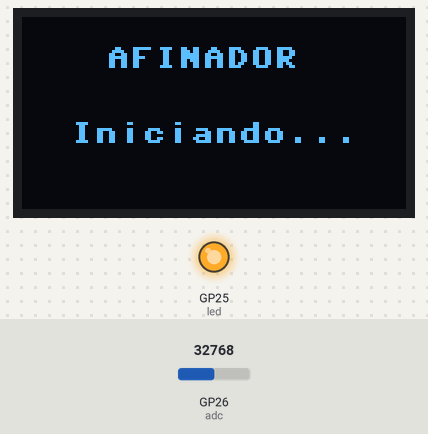
A program run on a simulated Raspberry Pi Pico running MicroPython. On the bench: 128×64 one-colour display, output pins drawn as LEDs (lit = HIGH). The test bench sets the inputs (shaded band); at power-on: GP26 (adc) = 32768 (analog values on the 0–65535 scale). What the program prints to the serial console is not drawn.

Above: at 0.1 s.
At 2.5 s:
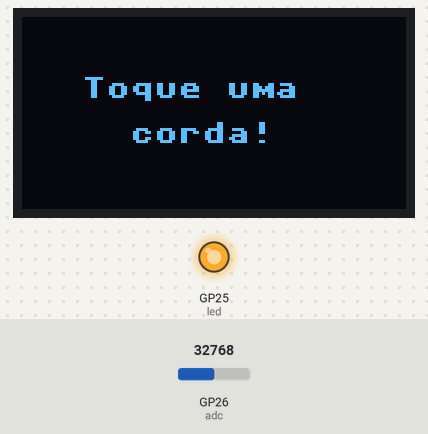
2.6 s: GP26 (adc) set to 33456
At 5.7 s:
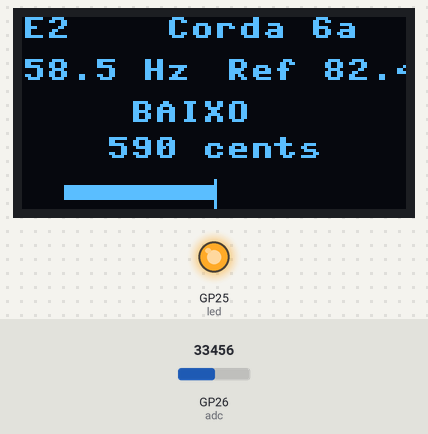
Timing chart, 0 to 7.2 s (numbered marks = the images above; inputs shaded):
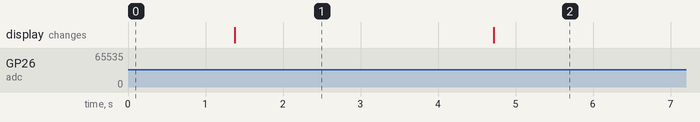

The program:

main.py
```python
import math
import time
import gc
import array
import framebuf
from machine import ADC, Pin, SoftI2C


# ===================================================================
# SSD1306 EMBUTIDO
# ===================================================================
class SSD1306_I2C:
    def __init__(self, width, height, i2c, addr=0x3C):
        self.width = width
        self.height = height
        self.i2c = i2c
        self.addr = addr
        self.pages = height // 8
        self.buffer = bytearray(self.pages * width)
        self.framebuf = framebuf.FrameBuffer(
            self.buffer, width, height, framebuf.MONO_VLSB)
        self._cmd = bytearray(2)
        self._head = bytearray(b'\x40')
        self._init()

    def _wc(self, c):
        self._cmd[0] = 0x80
        self._cmd[1] = c
        self.i2c.writeto(self.addr, self._cmd)

    def _init(self):
        for c in (
            0xAE, 0x20, 0x00, 0x40, 0xA1, 0xC8,
            0xA8, self.height - 1, 0xD3, 0x00,
            0xDA, 0x02 if self.height == 32 else 0x12,
            0xD5, 0x80, 0xD9, 0xF1, 0xDB, 0x30,
            0x81, 0xFF, 0xA4, 0xA6, 0x8D, 0x14, 0xAF,
        ):
            self._wc(c)
        self.fill(0)
        self.show()

    def show(self):
        self._wc(0x21); self._wc(0); self._wc(self.width - 1)
        self._wc(0x22); self._wc(0); self._wc(self.pages - 1)
        self.i2c.writevto(self.addr, [self._head, self.buffer])

    def fill(self, c):          self.framebuf.fill(c)
    def text(self, s, x, y, c=1): self.framebuf.text(s, x, y, c)
    def hline(self, x, y, w, c):  self.framebuf.hline(x, y, w, c)
    def vline(self, x, y, h, c):  self.framebuf.vline(x, y, h, c)
    def fill_rect(self, x, y, w, h, c): self.framebuf.fill_rect(x, y, w, h, c)
    def rect(self, x, y, w, h, c): self.framebuf.rect(x, y, w, h, c)

    def off(self):
        self.fill(0)
        self.show()
        self._wc(0xAE)


# ===================================================================
# CONSTANTES
# ===================================================================
# CONSTANTES — AJUSTE AQUI
# ===================================================================

# --- AMOSTRAGEM ---
# Quantas leituras do ADC por segundo.
# Maior = captura mais rapido, mas gasta mais CPU.
# Precisa ser pelo menos 2x a maior frequencia que quer detectar (Nyquist).
# Ex: pra 500 Hz, minimo 1000. Recomendado: 4000-8000.
SAMPLE_RATE = 4000

# Quantas amostras por medicao. TEM QUE SER POTENCIA DE 2 (512, 1024, 2048, 4096).
# Maior = melhor precisao de frequencia, mas usa mais RAM e demora mais.
# 1024 = ~43KB RAM, resolucao ~7.8 Hz (com SR=8000)
# 2048 = ~86KB RAM, resolucao ~3.9 Hz (com SR=8000) <-- recomendado
# 4096 = ~172KB RAM, resolucao ~1.95 Hz (pode faltar RAM)
N = 2048

# Intervalo entre leituras do ADC em microsegundos.
# = 1_000_000 / SAMPLE_RATE. Se mudar SAMPLE_RATE, mude isso tambem.
SAMPLE_INTERVAL_US = 1_000_000 // SAMPLE_RATE  # 125 us pra 8000 Hz

# Resolucao de frequencia da FFT em Hz.
# = SAMPLE_RATE / N. Calculado automaticamente.
FREQ_RES = SAMPLE_RATE / N

# --- FAIXA DE FREQUENCIA ---
# Faixa de busca da FFT em Hz. So procura pico nessa faixa.
# BIN_MIN = frequencia minima (Hz). E2 = 82 Hz, entao 60 Hz da margem.
# BIN_MAX = frequencia maxima (Hz). E4 = 330 Hz, mas 500 Hz pra pegar harmonicos.
# Se voce ta testando com 430 Hz do YouTube, precisa BIN_MAX >= 430.
FREQ_MIN_HZ = 60
FREQ_MAX_HZ = 500
BIN_MIN = int(FREQ_MIN_HZ * N / SAMPLE_RATE)
BIN_MAX = int(FREQ_MAX_HZ * N / SAMPLE_RATE)

# --- FILTRO PASSA-BAIXA ---
# Coeficiente do filtro IIR. Valor entre 0 e 1.
# Menor = filtra mais ruido, mas pode perder sinal fraco.
# Maior = deixa mais sinal passar, mas tambem mais ruido.
# 0.3 = agressivo (bom pra ambiente ruidoso)
# 0.5 = moderado
# 0.7 = suave (bom pra ambiente silencioso)
ALPHA = 0.4
ONE_MINUS_ALPHA = 1.0 - ALPHA

# --- DETECCAO DE SINAL ---
# Amplitude minima pico-a-pico do ADC pra considerar que tem som.
# ADC retorna 0-65535. Se o mic ta com muito ruido, aumente.
# Se o mic ta com sinal fraco, diminua.
# 100 = muito sensivel (pega tudo, inclusive ruido)
# 500 = moderado
# 1000 = so pega sinal forte
# DICA: olhe o debug "ADC min=X max=Y pp=Z" no serial.
#       Em silencio, anote o pp. Coloque SIGNAL_THRESHOLD um pouco acima.
SIGNAL_THRESHOLD = 200

# --- AFINACAO ---
# Tolerancia em cents pra considerar "afinado".
# 1 semitom = 100 cents. Afinadores profissionais usam 5-10 cents.
# 10 = preciso (afinador bom)
# 15 = tolerante (bom pra ambiente ruidoso)
# 25 = muito tolerante
TOLERANCE_CENTS = 15

# --- ESTABILIZACAO POR MEDIANA MOVEL ---
# Quantas leituras de frequencia manter no buffer circular para
# calcular a mediana. A mediana descarta outliers (ex: harmonico
# detectado errado) e estabiliza a leitura mostrada no display.
# 3 = menos latencia (~1s pra estabilizar), suaviza menos
# 5 = sweet spot (~1.8s, bom equilibrio) <-- recomendado
# 7 = mais estavel (~2.5s), mais latencia
HISTORY_SIZE = 5

# --- CONSTANTES MATEMATICAS (nao mexer) ---
TWO_PI = 6.283185307179586
LOG2 = 0.6931471805599453

# --- NOTAS DO VIOLAO ---
TUNING = (
    ("E2", 82.41),    # 6a corda (mais grossa)
    ("A2", 110.00),   # 5a corda
    ("D3", 146.83),   # 4a corda
    ("G3", 196.00),   # 3a corda
    ("B3", 246.94),   # 2a corda
    ("E4", 329.63),   # 1a corda (mais fina)
)
CORDAS = ("6a", "5a", "4a", "3a", "2a", "1a")


# ===================================================================
# FFT
# ===================================================================

def precompute_twiddles(n):
    half = n >> 1
    tw_re = [0.0] * half
    tw_im = [0.0] * half
    for k in range(half):
        a = TWO_PI * k / n
        tw_re[k] = math.cos(a)
        tw_im[k] = math.sin(a)
    return tw_re, tw_im


def precompute_br(n):
    bits = 0
    t = n
    while t > 1:
        bits += 1
        t >>= 1
    tbl = [0] * n
    for i in range(n):
        j = 0
        for b in range(bits):
            if i & (1 << b):
                j |= 1 << (bits - 1 - b)
        tbl[i] = j
    return tbl


def fft(re, im, tw_re, tw_im, br, n):
    """
    Calcula a Transformada Rapida de Fourier (FFT) in-place usando o
    algoritmo Cooley-Tukey radix-2 decimation-in-time (DIT).

    A entrada deve ter parte imaginaria zerada (sinal real). Os arrays
    re e im sao modificados in-place: ao retornar, contem a parte real
    e imaginaria da DFT do sinal de entrada.

    A frequencia correspondente ao bin k e: f_k = k * SAMPLE_RATE / n
    Para sinais reais, apenas os bins 0..n/2 sao informativos (simetria
    conjugada complexa: X[k] = conj(X[N-k])).

    Complexidade: O(n * log2(n)) operacoes de butterfly.

    Args:
        re:    Lista de N floats (parte real do sinal de entrada).
               Modificada in-place: contem Re(X[k]) na saida.
        im:    Lista de N floats (parte imaginaria do sinal de entrada,
               geralmente zerada). Modificada in-place: contem Im(X[k]).
        tw_re: Tabela pre-calculada de cos(2*pi*k/N) para k=0..N/2-1.
               Use precompute_twiddles(n) para gerar.
        tw_im: Tabela pre-calculada de sin(2*pi*k/N) para k=0..N/2-1.
        br:    Tabela de bit-reversal pre-calculada via precompute_br(n).
        n:     Tamanho da FFT. DEVE ser potencia de 2 (512, 1024, 2048, 4096).

    Pre-condicoes:
        - len(re) == len(im) == n
        - n e potencia de 2
        - len(tw_re) == len(tw_im) == n // 2
        - len(br) == n

    Pos-condicoes:
        - re[k] e im[k] contem a parte real e imaginaria do bin k
        - A magnitude e sqrt(re[k]**2 + im[k]**2)
        - A fase e atan2(im[k], re[k])

    Exemplo:
        >>> re = [math.sin(2 * math.pi * 100 * i / 1024) for i in range(1024)]
        >>> im = [0.0] * 1024
        >>> tw_re, tw_im = precompute_twiddles(1024)
        >>> br = precompute_br(1024)
        >>> fft(re, im, tw_re, tw_im, br, 1024)
        # re[100] e im[100] agora contem o componente espectral em 100 Hz
        # (assumindo SAMPLE_RATE=1024 nesse exemplo)

    Referencia:
        Cooley & Tukey (1965). "An Algorithm for the Machine Calculation
        of Complex Fourier Series." Math. Comp. 19, 297-301.
    """
    for i in range(n):
        j = br[i]
        if i < j:
            re[i], re[j] = re[j], re[i]
            im[i], im[j] = im[j], im[i]
    size = 2
    while size <= n:
        hs = size >> 1
        step = n // size
        for i in range(0, n, size):
            for k in range(hs):
                ti = k * step
                wr = tw_re[ti]
                wi = tw_im[ti]
                j = i + k
                j2 = j + hs
                tr = re[j2] * wr - im[j2] * wi
                ti2 = re[j2] * wi + im[j2] * wr
                re[j2] = re[j] - tr
                im[j2] = im[j] - ti2
                re[j] = re[j] + tr
                im[j] = im[j] + ti2
        size <<= 1


# ===================================================================
# DSP
# ===================================================================

def capture(adc, samples, n):
    _sleep = time.sleep_us
    for i in range(n):
        samples[i] = adc.read_u16()
        _sleep(SAMPLE_INTERVAL_US)


def get_pp(samples, n):
    """Retorna min, max, pico-a-pico."""
    mn = 65535
    mx = 0
    for i in range(n):
        v = samples[i]
        if v < mn: mn = v
        if v > mx: mx = v
    return mn, mx, mx - mn


def process(samples, signal, filtered, han, re, im, mag, tw_re, tw_im, br, n):
    """
    Pipeline DSP completo: converte amostras brutas do ADC em frequencia
    fundamental detectada (em Hz).

    Executa as seguintes etapas em sequencia, todas in-place:
        1. Remocao de offset DC (centraliza o sinal em zero)
        2. Filtro IIR passa-baixa de 1a ordem (atenua alta frequencia)
        3. Janelamento de Hanning (reduz vazamento espectral)
        4. FFT Cooley-Tukey radix-2 DIT
        5. Calculo de magnitudes |X[k]| na faixa BIN_MIN..BIN_MAX
        6. Deteccao de pico (bin de maior magnitude na faixa)
        7. Interpolacao parabolica para precisao sub-bin

    Args:
        samples:  array.array('H') com N amostras brutas do ADC (uint16).
                  Usado apenas como entrada; nao modificado.
        signal:   Lista pre-alocada de N floats. Buffer de trabalho usado
                  para armazenar o sinal apos remocao de DC offset.
        filtered: Lista pre-alocada de N floats. Buffer de trabalho usado
                  para o sinal apos filtro IIR.
        han:      Lista pre-calculada de N floats com a janela de Hanning:
                  han[i] = 0.5 * (1 - cos(2*pi*i/(N-1)))
        re:       Lista pre-alocada de N floats. Recebe a parte real da FFT.
        im:       Lista pre-alocada de N floats. Recebe a parte imaginaria.
        mag:      Lista pre-alocada de N/2 floats. Recebe magnitudes.
                  Apenas posicoes BIN_MIN..BIN_MAX sao preenchidas (otimizacao).
        tw_re:    Twiddle factors (cosseno) pre-calculados.
        tw_im:    Twiddle factors (seno) pre-calculados.
        br:       Tabela bit-reversal pre-calculada.
        n:        Tamanho da FFT. Deve ser potencia de 2.

    Returns:
        float: Frequencia fundamental detectada em Hz, com precisao
        sub-bin via interpolacao parabolica. Retorna 0.0 se nenhum pico
        for encontrado na faixa de busca (caso degenerado de espectro
        vazio).

    Faixa de busca:
        Configurada pelas constantes globais BIN_MIN e BIN_MAX,
        correspondentes a FREQ_MIN_HZ e FREQ_MAX_HZ. Picos fora dessa
        faixa sao ignorados.

    Complexidade:
        Dominada pela FFT: O(n * log2(n)).

    Notas de implementacao:
        - Zero alocacao de memoria: todos os buffers sao pre-alocados pelo caller.
        - As referencias locais (_a, _oma, _sqrt) sao usadas para reduzir
          lookups de atributos no loop, otimizacao especifica de MicroPython.
        - A interpolacao parabolica usa tres pontos (pico e vizinhos) para
          ajustar uma parabola e estimar o vertice (frequencia verdadeira).

    Pre-condicoes:
        - Todos os buffers tem tamanho compativel com n
        - n e potencia de 2
        - tw_re, tw_im, br foram gerados com o mesmo n via funcoes precompute_*
        - han foi pre-calculado para o mesmo n
        - BIN_MIN < BIN_MAX < n/2

    Exemplo de uso:
        # Inicializacao (uma vez)
        samples = array.array('H', [0] * N)
        signal = [0.0] * N
        filtered = [0.0] * N
        re, im = [0.0] * N, [0.0] * N
        mag = [0.0] * (N // 2)
        tw_re, tw_im = precompute_twiddles(N)
        br = precompute_br(N)
        han = [0.5 * (1 - math.cos(2*math.pi*i/(N-1))) for i in range(N)]

        # Loop principal
        capture(adc, samples, N)
        freq_hz = process(samples, signal, filtered, han,
                          re, im, mag, tw_re, tw_im, br, N)
        if freq_hz > 0:
            print("Frequencia: {:.1f} Hz".format(freq_hz))
    """
    # DC offset
    total = 0
    for i in range(n):
        total += samples[i]
    mean = total / n
    for i in range(n):
        signal[i] = samples[i] - mean

    # Filtro IIR
    _a = ALPHA
    _oma = ONE_MINUS_ALPHA
    filtered[0] = _a * signal[0]
    for i in range(1, n):
        filtered[i] = _a * signal[i] + _oma * filtered[i - 1]

    # Hanning + copia pra FFT
    for i in range(n):
        re[i] = filtered[i] * han[i]
        im[i] = 0.0

    # FFT
    fft(re, im, tw_re, tw_im, br, n)

    # Magnitudes (so na faixa de interesse)
    _sqrt = math.sqrt
    for k in range(BIN_MIN, BIN_MAX + 1):
        mag[k] = _sqrt(re[k] * re[k] + im[k] * im[k])

    # Pico
    pk = BIN_MIN
    pm = mag[BIN_MIN]
    for k in range(BIN_MIN + 1, BIN_MAX + 1):
        if mag[k] > pm:
            pm = mag[k]
            pk = k

    if pm == 0.0:
        return 0.0

    # Interpolacao parabolica
    p = 0.0
    if pk > BIN_MIN and pk < BIN_MAX:
        a = mag[pk - 1]
        b = mag[pk]
        c = mag[pk + 1]
        d = a - 2.0 * b + c
        if d < -1e-12 or d > 1e-12:
            p = 0.5 * (a - c) / d

    return (pk + p) * FREQ_RES


def identify(freq):
    bi = 0
    bd = abs(freq - TUNING[0][1])
    for i in range(1, 6):
        d = abs(freq - TUNING[i][1])
        if d < bd:
            bd = d
            bi = i
    return bi


def cents(freq, ref):
    if ref <= 0.0 or freq <= 0.0:
        return 0.0
    return 1200.0 * math.log(freq / ref) / LOG2


# ===================================================================
# MAIN
# ===================================================================

def main():
    # Hardware
    adc = ADC(26)
    led = Pin(25, Pin.OUT)
    led.value(1)

    i2c = SoftI2C(sda=Pin(16), scl=Pin(17), freq=400000)
    oled = SSD1306_I2C(128, 64, i2c)
    oled.fill(0)
    oled.text("AFINADOR", 28, 10, 1)
    oled.text("Iniciando...", 16, 35, 1)
    oled.show()

    print("=== AFINADOR DE VIOLAO ===")
    print("SR={} N={} Res={:.2f}Hz".format(SAMPLE_RATE, N, FREQ_RES))

    # Pre-alocacoes
    samples = array.array('H', (0 for _ in range(N)))
    signal = [0.0] * N
    filtered = [0.0] * N
    re = [0.0] * N
    im = [0.0] * N
    mag = [0.0] * (N >> 1)
    tw_re, tw_im = precompute_twiddles(N)
    br = precompute_br(N)
    han = [0.0] * N
    for i in range(N):
        han[i] = 0.5 * (1.0 - math.cos(TWO_PI * i / (N - 1)))

    gc.collect()
    print("Mem: {}".format(gc.mem_free()))
    time.sleep_ms(1000)

    oled.fill(0)
    oled.text("Toque uma", 20, 20, 1)
    oled.text("corda!", 36, 35, 1)
    oled.show()

    cycle = 0

    # Buffer circular para mediana movel da frequencia detectada.
    # Estabiliza a leitura descartando outliers (ex: harmonico ocasional).
    freq_history = [0.0] * HISTORY_SIZE
    hist_idx = 0
    hist_filled = 0  # warm-up: quantas posicoes ja foram preenchidas

    try:
        while True:
            # Captura
            capture(adc, samples, N)
            mn, mx, pp = get_pp(samples, N)

            # Debug ADC a cada 10 ciclos
            cycle += 1
            if cycle % 10 == 1:
                print("ADC min={} max={} pp={}".format(mn, mx, pp))

            if pp < SIGNAL_THRESHOLD:
                # Sem sinal suficiente — reseta buffer da mediana
                hist_filled = 0
                hist_idx = 0
                if cycle % 30 == 0:
                    oled.fill(0)
                    oled.text("Aguardando", 16, 20, 1)
                    oled.text("sinal...", 28, 35, 1)
                    oled.show()
            else:
                # Processar
                freq = process(samples, signal, filtered, han,
                               re, im, mag, tw_re, tw_im, br, N)

                if freq > 0.0:
                    # === MEDIANA MOVEL ===
                    # Adiciona ao buffer circular
                    freq_history[hist_idx] = freq
                    hist_idx = (hist_idx + 1) % HISTORY_SIZE
                    if hist_filled < HISTORY_SIZE:
                        hist_filled += 1

                    # Calcula mediana das leituras validas
                    if hist_filled >= 3:
                        valid = list(freq_history[:hist_filled])
                        valid.sort()
                        freq_smooth = valid[hist_filled // 2]
                    else:
                        freq_smooth = freq  # warm-up

                    idx = identify(freq_smooth)
                    ref = TUNING[idx][1]
                    note = TUNING[idx][0]
                    corda = CORDAS[idx]
                    c = cents(freq_smooth, ref)
                    ac = abs(c)

                    if ac <= TOLERANCE_CENTS:
                        st = "AFINADO"
                    elif c > 0:
                        st = "ALTO"
                    else:
                        st = "BAIXO"

                    # === DISPLAY ===
                    oled.fill(0)

                    # Nota e corda
                    oled.text(note, 0, 0, 1)
                    oled.text("Corda " + corda, 48, 0, 1)

                    # Frequencia medida
                    fi = int(freq_smooth)
                    fd = int((freq_smooth - fi) * 10) % 10
                    oled.text("{}.{} Hz".format(fi, fd), 0, 14, 1)

                    # Referencia
                    ri = int(ref)
                    rd = int((ref - ri) * 10) % 10
                    oled.text("Ref {}.{}".format(ri, rd), 68, 14, 1)

                    # Status
                    oled.text(st, 36, 28, 1)

                    # Cents
                    sign = "+" if c >= 0 else ""
                    ci = int(ac)
                    oled.text("{}{} cents".format(sign, ci), 28, 40, 1)

                    # Barra visual
                    center = 64
                    oled.vline(center, 54, 10, 1)
                    offset = int(c * 1.0)
                    if offset > 50: offset = 50
                    if offset < -50: offset = -50
                    if ac <= TOLERANCE_CENTS:
                        oled.fill_rect(center - 3, 56, 7, 6, 1)
                    elif offset > 0:
                        oled.fill_rect(center + 1, 56, offset, 5, 1)
                    else:
                        oled.fill_rect(center + offset, 56, -offset, 5, 1)

                    oled.show()

                    # Serial
                    print("{} {} {}.{}Hz ref={}.{} {}{}c {}".format(
                        note, corda, fi, fd, ri, rd, sign, ci, st))

            gc.collect()
            time.sleep_ms(50)

    except KeyboardInterrupt:
        print("Parando...")
    finally:
        # CLEANUP: desliga LED e limpa display
        led.value(0)
        oled.off()
        print("LED off, display off.")


if __name__ == "__main__":
    main()
```

Measured:
- the behaviour switches between 32960 and 32976 on GP26 (adc) (found by bisection; images 1 and 2)
- after the input at 2.6 s, the display: changes after 2.1 s (image 2)
